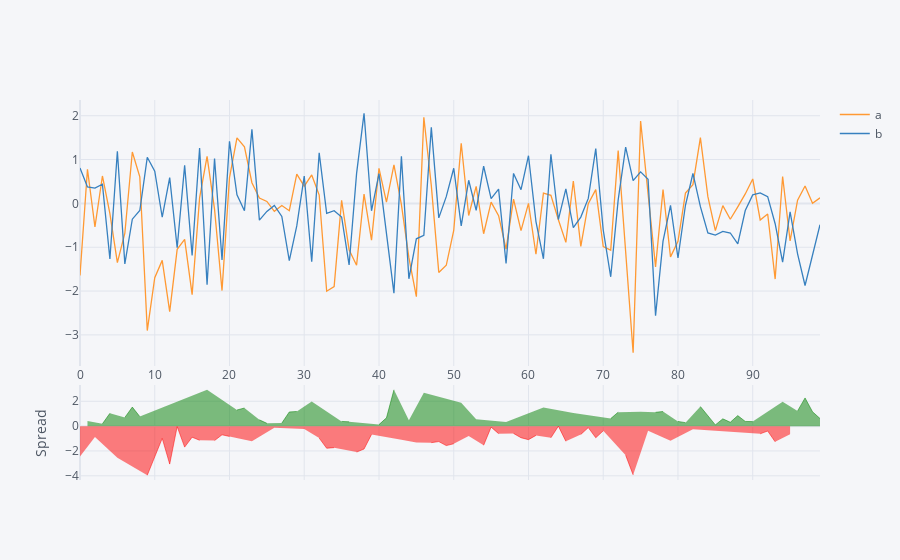

Source (notebook cell):
### Code cell
dataframe[['a','b']].iplot(kind='spread')

### Figure 1 — Plotly figure (JSON) as saved in the notebook; plotly's stock layout.template omitted (floating-point values rounded to 4 significant figures)
{"data": [{"line": {"color": "rgba(255, 153, 51, 1.0)", "dash": "solid", "shape": "linear", "width": 1.3}, "mode": "lines", "name": "a", "text": "", "type": "scatter", "x": [0, 1, 2, 3, 4, 5, 6, 7, 8, 9, 10, 11, 12, 13, 14, 15, 16, 17, 18, 19, 20, 21, 22, 23, 24, 25, 26, 27, 28, 29, 30, 31, 32, 33, 34, 35, 36, 37, 38, 39, 40, 41, 42, 43, 44, 45, 46, 47, 48, 49, 50, 51, 52, 53, 54, 55, 56, 57, 58, 59, 60, 61, 62, 63, 64, 65, 66, 67, 68, 69, 70, 71, 72, 73, 74, 75, 76, 77, 78, 79, 80, 81, 82, 83, 84, 85, 86, 87, 88, 89, 90, 91, 92, 93, 94, 95, 96, 97, 98, 99], "y": [-1.647, 0.7786, -0.5346, 0.6254, -0.2344, -1.353, -0.6797, 1.172, 0.6081, -2.902, -1.697, -1.3, -2.47, -1.049, -0.8212, -2.082, 0.1243, 1.073, -0.1374, -1.989, 0.5871, 1.495, 1.292, 0.4725, 0.1229, 0.04463, -0.1813, -0.04951, -0.1671, 0.666, 0.3927, 0.6486, 0.1901, -2.005, -1.897, 0.06903, -1.057, -1.412, 0.2114, -0.8376, 0.8011, 0.03114, 0.8795, -0.02833, -1.239, -2.129, 1.965, 0.4045, -1.576, -1.412, -0.6178, 1.373, -0.2754, 0.3864, -0.6928, 0.029, -0.2794, -1.045, 0.09602, -0.6213, -4.523e-05, -1.16, 0.2341, 0.1833, -0.3718, -0.8905, 0.51, -0.9804, -0.006646, 0.3131, -0.9865, -1.068, 1.204, -1.059, -3.407, 1.879, 0.1746, -1.449, 0.3144, -1.221, -0.8663, 0.2362, 0.427, 1.5, 0.1545, -0.622, -0.05212, -0.3625, -0.07846, 0.2162, 0.5584, -0.3778, -0.2412, -1.726, 0.6139, -0.8551, 0.07491, 0.3957, 0.001897, 0.1272]}, {"line": {"color": "rgba(55, 128, 191, 1.0)", "dash": "solid", "shape": "linear", "width": 1.3}, "mode": "lines", "name": "b", "text": "", "type": "scatter", "x": [0, 1, 2, 3, 4, 5, 6, 7, 8, 9, 10, 11, 12, 13, 14, 15, 16, 17, 18, 19, 20, 21, 22, 23, 24, 25, 26, 27, 28, 29, 30, 31, 32, 33, 34, 35, 36, 37, 38, 39, 40, 41, 42, 43, 44, 45, 46, 47, 48, 49, 50, 51, 52, 53, 54, 55, 56, 57, 58, 59, 60, 61, 62, 63, 64, 65, 66, 67, 68, 69, 70, 71, 72, 73, 74, 75, 76, 77, 78, 79, 80, 81, 82, 83, 84, 85, 86, 87, 88, 89, 90, 91, 92, 93, 94, 95, 96, 97, 98, 99], "y": [0.8073, 0.3756, 0.3479, 0.4385, -1.267, 1.191, -1.38, -0.3604, -0.1627, 1.052, 0.734, -0.3156, 0.5865, -1.012, 0.8681, -1.19, 1.262, -1.856, 1.024, -1.29, 1.416, 0.1943, -0.166, 1.69, -0.3809, -0.1822, -0.04602, -0.2975, -1.308, -0.5142, 0.623, -1.331, 1.154, -0.2248, -0.166, -0.3106, -1.405, 0.6778, 2.056, -0.1687, 0.6789, -0.6344, -2.049, 1.073, -1.721, -0.8083, -0.7274, 1.734, -0.3302, 0.1543, 0.8025, -0.5125, 0.5274, -0.1578, 0.8481, 0.11, 0.3251, -1.372, 0.6843, 0.3119, 1.088, -0.4139, -1.263, 1.121, -0.3682, 0.3328, -0.5509, -0.312, 0.1129, 1.25, -0.6076, -1.675, 0.08062, 1.284, 0.518, 0.7185, 0.549, -2.561, -0.8622, -0.04454, -1.246, -0.04222, 0.6825, -0.07401, -0.6731, -0.7216, -0.6387, -0.6755, -0.924, -0.1618, 0.1947, 0.2414, 0.1528, -0.4643, -1.341, -0.1946, -1.151, -1.873, -1.153, -0.4875]}, {"connectgaps": false, "fill": "tozeroy", "line": {"color": "green", "dash": "solid", "shape": "linear", "width": 0.5}, "mode": "lines", "name": "Spread", "showlegend": false, "type": "scatter", "x": [0, 1, 2, 3, 4, 5, 6, 7, 8, 9, 10, 11, 12, 13, 14, 15, 16, 17, 18, 19, 20, 21, 22, 23, 24, 25, 26, 27, 28, 29, 30, 31, 32, 33, 34, 35, 36, 37, 38, 39, 40, 41, 42, 43, 44, 45, 46, 47, 48, 49, 50, 51, 52, 53, 54, 55, 56, 57, 58, 59, 60, 61, 62, 63, 64, 65, 66, 67, 68, 69, 70, 71, 72, 73, 74, 75, 76, 77, 78, 79, 80, 81, 82, 83, 84, 85, 86, 87, 88, 89, 90, 91, 92, 93, 94, 95, 96, 97, 98, 99], "xaxis": "x2", "y": ["", 0.403, "", 0.1869, 1.033, "", 0.7003, 1.533, 0.7708, "", "", "", "", "", "", "", "", 2.928, "", "", "", 1.301, 1.458, "", 0.5038, 0.2268, "", 0.248, 1.14, 1.18, "", 1.979, "", "", "", 0.3796, 0.3479, "", "", "", 0.1222, 0.6656, 2.928, "", 0.4817, "", 2.692, "", "", "", "", 1.885, "", 0.5442, "", "", "", 0.3277, "", "", "", "", 1.497, "", "", "", 1.061, "", "", "", "", 0.6073, 1.124, "", "", 1.161, "", 1.112, 1.177, "", 0.38, 0.2784, "", 1.574, 0.8275, 0.09957, 0.5866, 0.313, 0.8456, 0.3781, 0.3637, "", "", "", 1.954, "", 1.226, 2.269, 1.155, 0.6147], "yaxis": "y2"}, {"connectgaps": false, "fill": "tozeroy", "line": {"color": "red", "dash": "solid", "shape": "linear", "width": 0.5}, "mode": "lines", "name": "Spread", "showlegend": false, "type": "scatter", "x": [0, 1, 2, 3, 4, 5, 6, 7, 8, 9, 10, 11, 12, 13, 14, 15, 16, 17, 18, 19, 20, 21, 22, 23, 24, 25, 26, 27, 28, 29, 30, 31, 32, 33, 34, 35, 36, 37, 38, 39, 40, 41, 42, 43, 44, 45, 46, 47, 48, 49, 50, 51, 52, 53, 54, 55, 56, 57, 58, 59, 60, 61, 62, 63, 64, 65, 66, 67, 68, 69, 70, 71, 72, 73, 74, 75, 76, 77, 78, 79, 80, 81, 82, 83, 84, 85, 86, 87, 88, 89, 90, 91, 92, 93, 94, 95, 96, 97, 98, 99], "xaxis": "x2", "y": [-2.454, "", -0.8825, "", "", -2.544, "", "", "", -3.954, -2.431, -0.9846, -3.056, -0.03657, -1.689, -0.8918, -1.137, "", -1.162, -0.6995, -0.8287, "", "", -1.217, "", "", -0.1353, "", "", "", -0.2303, "", -0.9637, -1.78, -1.731, "", "", -2.09, -1.844, -0.6689, "", "", "", -1.102, "", -1.32, "", -1.329, -1.246, -1.566, -1.42, "", -0.8028, "", -1.541, -0.081, -0.6045, "", -0.5883, -0.9332, -1.088, -0.7464, "", -0.9374, -0.003621, -1.223, "", -0.6685, -0.1195, -0.9365, -0.3789, "", "", -2.343, -3.925, "", -0.3744, "", "", -1.176, "", "", -0.2555, "", "", "", "", "", "", "", "", -0.6192, -0.394, -1.262, "", -0.6605, "", "", "", ""], "yaxis": "y2"}], "layout": {"hovermode": "x", "legend": {"bgcolor": "#F5F6F9", "font": {"color": "#4D5663"}}, "paper_bgcolor": "#F5F6F9", "plot_bgcolor": "#F5F6F9", "title": {"font": {"color": "#4D5663"}}, "xaxis": {"gridcolor": "#E1E5ED", "showgrid": true, "tickfont": {"color": "#4D5663"}, "title": {"font": {"color": "#4D5663"}, "text": ""}, "zerolinecolor": "#E1E5ED"}, "xaxis2": {"anchor": "y2", "gridcolor": "#E1E5ED", "showgrid": true, "showticklabels": false, "tickfont": {"color": "#4D5663"}, "title": {"font": {"color": "#4D5663"}, "text": ""}, "zerolinecolor": "#E1E5ED"}, "yaxis": {"domain": [0.3, 1], "gridcolor": "#E1E5ED", "showgrid": true, "tickfont": {"color": "#4D5663"}, "title": {"font": {"color": "#4D5663"}, "text": ""}, "zerolinecolor": "#E1E5ED"}, "yaxis2": {"domain": [0, 0.25], "gridcolor": "#E1E5ED", "showgrid": true, "tickfont": {"color": "#4D5663"}, "title": {"font": {"color": "#4D5663"}, "text": "Spread"}, "zerolinecolor": "#E1E5ED"}}}
